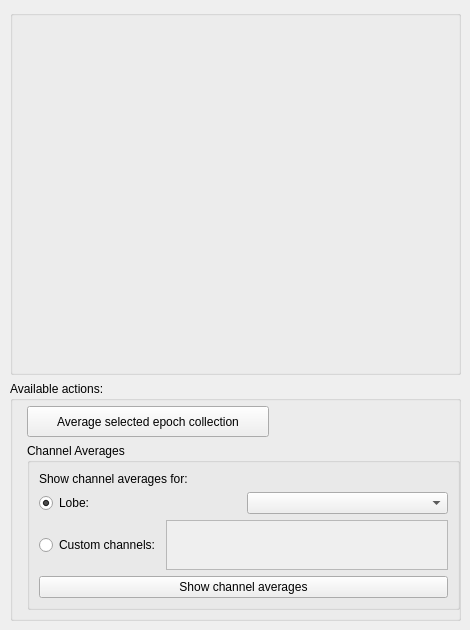
            <widget class="QWidget" name="tabAveraging">
             <attribute name="title">
              <string>Averaging</string>
             </attribute>
             <widget class="QWidget" name="gridLayoutWidget">
              <property name="geometry">
               <rect>
                <x>10</x>
                <y>10</y>
                <width>451</width>
                <height>611</height>
               </rect>
              </property>
              <layout class="QGridLayout" name="gridLayout_4">
               <item row="1" column="0">
                <widget class="QGroupBox" name="groupBoxAvailableAveraging">
                 <property name="maximumSize">
                  <size>
                   <width>500</width>
                   <height>240</height>
                  </size>
                 </property>
                 <property name="title">
                  <string>Available actions:</string>
                 </property>
                 <widget class="QGroupBox" name="groupBoxChannelAverages">
                  <property name="geometry">
                   <rect>
                    <x>17</x>
                    <y>62</y>
                    <width>433</width>
                    <height>167</height>
                   </rect>
                  </property>
                  <property name="minimumSize">
                   <size>
                    <width>0</width>
                    <height>50</height>
                   </size>
                  </property>
                  <property name="title">
                   <string>Channel Averages</string>
                  </property>
                  <layout class="QGridLayout" name="gridLayout_11">
                   <item row="4" column="1">
                    <widget class="QPushButton" name="pushButtonChannelAverages">
                     <property name="text">
                      <string>Show channel averages</string>
                     </property>
                    </widget>
                   </item>
                   <item row="1" column="1">
                    <layout class="QHBoxLayout" name="horizontalLayout_14">
                     <item>
                      <widget class="QRadioButton" name="radioButtonLobe">
                       <property name="text">
                        <string>Lobe:</string>
                       </property>
                       <property name="checked">
                        <bool>true</bool>
                       </property>
                       <attribute name="buttonGroup">
                        <string notr="true">buttonGroupChannelAverage</string>
                       </attribute>
                      </widget>
                     </item>
                     <item>
                      <widget class="QComboBox" name="comboBoxLobes"/>
                     </item>
                    </layout>
                   </item>
                   <item row="0" column="1">
                    <widget class="QLabel" name="labelChannelAverages">
                     <property name="text">
                      <string>Show channel averages for:</string>
                     </property>
                    </widget>
                   </item>
                   <item row="3" column="1">
                    <layout class="QHBoxLayout" name="horizontalLayout_15">
                     <item>
                      <widget class="QRadioButton" name="radioButtonCustomChannels">
                       <property name="text">
                        <string>Custom channels:</string>
                       </property>
                       <attribute name="buttonGroup">
                        <string notr="true">buttonGroupChannelAverage</string>
                       </attribute>
                      </widget>
                     </item>
                     <item>
                      <widget class="QPlainTextEdit" name="plainTextEditCustomChannelsToAverage">
                       <property name="enabled">
                        <bool>false</bool>
                       </property>
                      </widget>
                     </item>
                    </layout>
                   </item>
                  </layout>
                 </widget>
                 <widget class="QPushButton" name="pushButtonAverage">
                  <property name="geometry">
                   <rect>
                    <x>17</x>
                    <y>25</y>
                    <width>242</width>
                    <height>31</height>
                   </rect>
                  </property>
                  <property name="sizePolicy">
                   <sizepolicy hsizetype="Fixed" vsizetype="Fixed">
                    <horstretch>0</horstretch>
                    <verstretch>0</verstretch>
                   </sizepolicy>
                  </property>
                  <property name="maximumSize">
                   <size>
                    <width>10000</width>
                    <height>16777215</height>
                   </size>
                  </property>
                  <property name="text">
                   <string>Average selected epoch collection</string>
                  </property>
                 </widget>
                </widget>
               </item>
               <item row="0" column="0">
                <widget class="QGroupBox" name="groupBoxEpochsAveraging">
                 <property name="sizePolicy">
                  <sizepolicy hsizetype="Preferred" vsizetype="Preferred">
                   <horstretch>0</horstretch>
                   <verstretch>0</verstretch>
                  </sizepolicy>
                 </property>
                 <property name="title">
                  <string/>
                 </property>
                </widget>
               </item>
              </layout>
             </widget>
            </widget>
